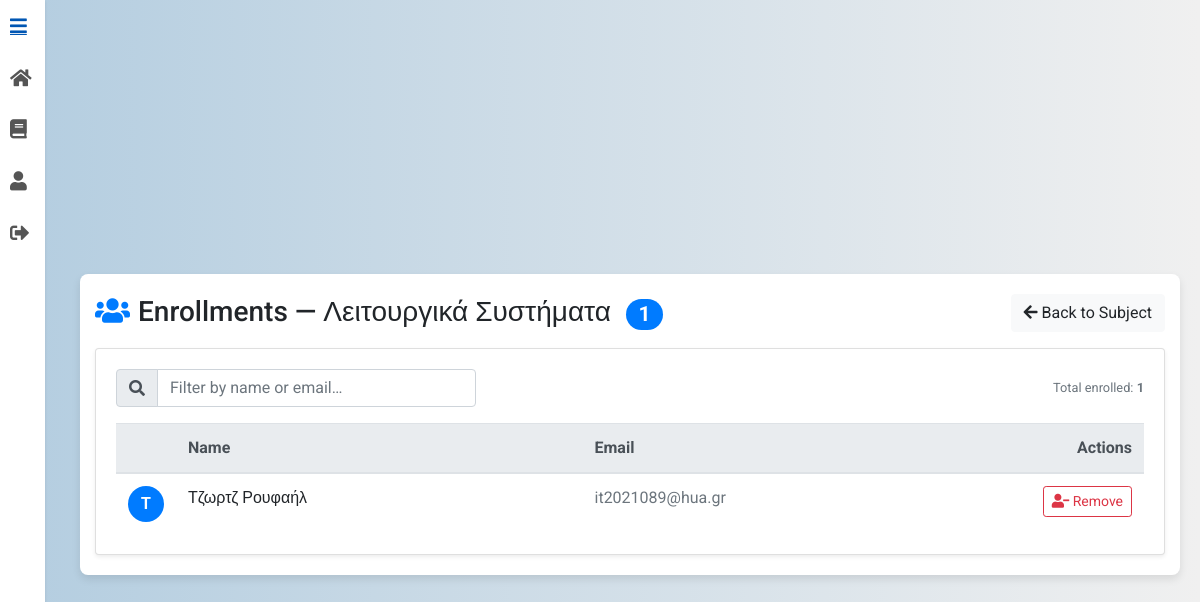
Screenshot of /subjects/subject/1/enrollments/ (signed in) with the database file from the repository.
### subjects/models.py (models this page shows, shortened)
class Subject(models.Model):
    name = models.CharField(max_length=100)
    professor = models.ForeignKey(
        CustomUser,
        limit_choices_to={"role": "professor"},
        on_delete=models.CASCADE,
        editable=False,
    )
    description = models.TextField(blank=True)
    class Meta:
        ordering = ["name"]

class Enrollment(models.Model):
    user = models.ForeignKey(settings.AUTH_USER_MODEL, on_delete=models.CASCADE, related_name="enrollments")
    subject = models.ForeignKey(Subject, on_delete=models.CASCADE, related_name="enrollments")
    created_at = models.DateTimeField(auto_now_add=True)
    class Meta:
        unique_together = ("user", "subject")

### users/models.py (models this page shows, shortened)
class CustomUser(AbstractUser):
    ROLE_CHOICES = [
        ('student', 'Student'),
        ('professor', 'Professor')
    ]
    role = models.CharField(max_length=10, choices=ROLE_CHOICES)
    institution = models.ForeignKey('Institution', on_delete=models.SET_NULL, null=True, blank=True)

### subjects/views.py (the view, shortened to what this page needs)
# urls.py: path("subject/<int:pk>/enrollments/", views.SubjectEnrollmentsView.as_view(), name="manage_enrollments"),
class SubjectEnrollmentsView(LoginRequiredMixin, ListView):
    template_name = "subject_enrollments.html"
    context_object_name = "enrollments"
    def dispatch(self, request, *args, **kwargs):
        self.subject = get_object_or_404(Subject, pk=kwargs["pk"])
        if not _is_owner_prof(request.user, self.subject):
            raise Http404("Not found.")
        return super().dispatch(request, *args, **kwargs)
    def get_queryset(self):
        return (Enrollment.objects
                .filter(subject=self.subject)
                .select_related("user")
                .order_by("user__last_name","user__first_name"))
    def get_context_data(self, **kwargs):
        ctx = super().get_context_data(**kwargs)
        ctx["subject"] = self.subject
        ctx["total"] = self.get_queryset().count()
        return ctx

### assignments/views.py (called while the page is built)
def _is_owner_prof(user, subject: Subject) -> bool:
    return getattr(user, "role", None) == "professor" and subject.professor_id == user.id

### subjects/templates/subject_enrollments.html (shortened to what this page needs)
{% extends "base.html" %}
{% load static %}
{% block content %}
<div class="container mt-5">
  <div class="d-flex align-items-center justify-content-between mb-3">
    <h3 class="mb-0">
      <i class="fas fa-users text-primary mr-2"></i>Enrollments — {{ subject.name }}
      <span class="badge badge-pill badge-primary ml-2">{{ total }}</span>
    </h3>
    <div>
      <a href="{% url 'subjects:subject_detail' subject.id %}" class="btn btn-light">
        <i class="fas fa-arrow-left"></i> Back to Subject
      </a>
    </div>
  </div>
  <div class="card shadow-sm no-hover-card">
    <div class="card-body">
      <div class="d-md-flex align-items-center justify-content-between mb-3">
        <div class="input-group mb-2 mb-md-0" style="max-width: 360px;">
          <div class="input-group-prepend">
            <span class="input-group-text"><i class="fas fa-search"></i></span>
          </div>
          <input id="searchBox" type="text" class="form-control" placeholder="Filter by name or email…">
        </div>
        <small class="text-muted">Total enrolled: <strong>{{ total }}</strong></small>
      </div>
      {% if enrollments %}
      <div class="table-responsive">
        <table class="table table-hover align-middle mb-0">
          <thead class="thead-light">
            <tr>
              <th style="width: 42px;"></th>
              <th>Name</th>
              <th>Email</th>
              <th class="text-right" style="width: 120px;">Actions</th>
            </tr>
          </thead>
          <tbody id="enrollTable">
          {% for e in enrollments %}
            {% with name=e.user.get_full_name|default:e.user.username %}
            <tr class="enroll-row">
              <td>
                <div class="rounded-circle bg-primary text-white d-flex align-items-center justify-content-center"
                     style="width:36px;height:36px;font-weight:600;">
                  {{ name|slice:":1"|upper }}
                </div>
              </td>
              <td class="enroll-name">{{ name }}</td>
              <td class="enroll-email text-muted">{{ e.user.email }}</td>
              <td class="text-right">
                <button type="button"
                        class="btn btn-sm btn-outline-danger"
                        data-toggle="modal"
                        data-target="#removeModal"
                        data-id="{{ e.id }}"
                        data-name="{{ name }}">
                  <i class="fas fa-user-minus"></i> Remove
                </button>
              </td>
            </tr>
            {% endwith %}
          {% endfor %}
          </tbody>
        </table>
      </div>
      {% else %}
        <div class="text-center py-5">
          <img src="{% static 'img/empty-state.svg' %}" alt="" style="height:120px;" class="mb-3 d-none d-md-inline">
          <h5 class="mb-1">No enrollments yet</h5>
          <p class="text-muted mb-0">Share this subject with your students to let them enroll.</p>
        </div>
      {% endif %}
    </div>
  </div>
</div>
{% endblock %}

### static/css/styles.css (style rules this page uses)
body { font-family: 'Roboto', sans-serif; background: linear-gradient(to right, #b3cde0, #f0f0f0); margin: 0; padding: 0; display: flex; justify-content: center; align-items: center; min-height: 100vh; }
.container { background-color: #ffffff; padding: 20px; border-radius: 8px; box-shadow: 0 4px 8px rgba(0, 0, 0, 0.1); max-width: 900px; width: 100%; animation: fadeIn 1s ease-in-out; }
.card { transition: transform 0.3s, box-shadow 0.3s; }
.no-hover-card { transition: none; }
button { padding: 10px; background-color: #66afe9; color: #ffffff; border: none; border-radius: 4px; cursor: pointer; transition: background-color 0.3s; }

### subjects/templates/base.html (style rules this page uses)
body { background: linear-gradient(to right, #b3cde0, #f0f0f0); margin: 0; padding: 0; font-family: 'Roboto', sans-serif; display: flex; }
.main-content > * { max-width: 100%; }

### rows the page displays
Subject: name "Λειτουργικά Συστήματα"
Enrollment: user "Τ", user "Τζωρτζ Ρουφαήλ", user.email "it2021089@hua.gr"

### other values shown
{{ total }} "1"
